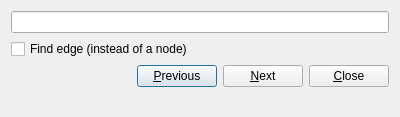
<?xml version="1.0" encoding="UTF-8"?>
<ui version="4.0">
 <class>SearchDialog</class>
 <widget class="QDialog" name="SearchDialog">
  <property name="geometry">
   <rect>
    <x>0</x>
    <y>0</y>
    <width>400</width>
    <height>117</height>
   </rect>
  </property>
  <property name="windowTitle">
   <string>Find</string>
  </property>
  <layout class="QVBoxLayout" name="verticalLayout">
   <item>
    <widget class="QLineEdit" name="lineEdit"/>
   </item>
   <item>
    <widget class="QCheckBox" name="edgeCheckBox">
     <property name="text">
      <string>Find edge (instead of a node)</string>
     </property>
    </widget>
   </item>
   <item>
    <layout class="QHBoxLayout" name="horizontalLayout">
     <item>
      <spacer name="horizontalSpacer">
       <property name="orientation">
        <enum>Qt::Horizontal</enum>
       </property>
       <property name="sizeHint" stdset="0">
        <size>
         <width>40</width>
         <height>20</height>
        </size>
       </property>
      </spacer>
     </item>
     <item>
      <widget class="QPushButton" name="previousButton">
       <property name="text">
        <string>&amp;Previous</string>
       </property>
       <property name="icon">
        <iconset theme="go-previous">
         <normaloff/>
        </iconset>
       </property>
      </widget>
     </item>
     <item>
      <widget class="QPushButton" name="nextButton">
       <property name="text">
        <string>&amp;Next</string>
       </property>
       <property name="icon">
        <iconset theme="go-next">
         <normaloff/>
        </iconset>
       </property>
      </widget>
     </item>
     <item>
      <widget class="QPushButton" name="closeButton">
       <property name="text">
        <string>&amp;Close</string>
       </property>
       <property name="icon">
        <iconset theme="window-close">
         <normaloff/>
        </iconset>
       </property>
      </widget>
     </item>
    </layout>
   </item>
   <item>
    <spacer name="verticalSpacer">
     <property name="orientation">
      <enum>Qt::Vertical</enum>
     </property>
     <property name="sizeHint" stdset="0">
      <size>
       <width>20</width>
       <height>40</height>
      </size>
     </property>
    </spacer>
   </item>
  </layout>
 </widget>
 <resources/>
 <connections>
  <connection>
   <sender>closeButton</sender>
   <signal>released()</signal>
   <receiver>SearchDialog</receiver>
   <slot>accept()</slot>
   <hints>
    <hint type="sourcelabel">
     <x>347</x>
     <y>54</y>
    </hint>
    <hint type="destinationlabel">
     <x>199</x>
     <y>41</y>
    </hint>
   </hints>
  </connection>
 </connections>
</ui>
